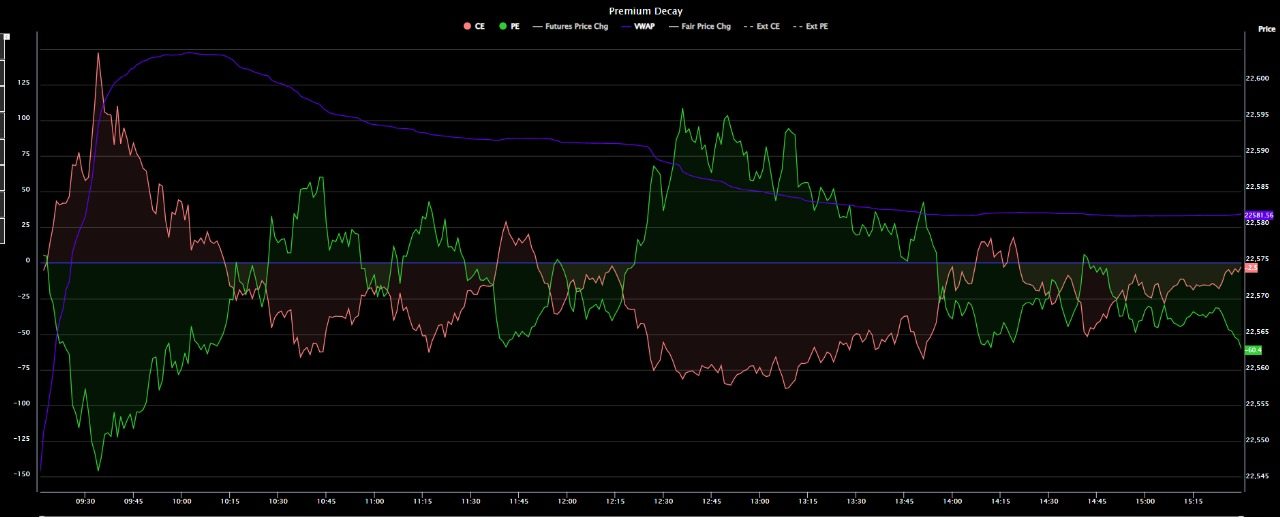
#> input picture price_line_alert/WhatsApp Image 2025-04-13 at 20.27.20_82b3269b.jpg, 1280 x 517 px
$ python -i analyze_image.py   (imports and definitions only)
#> lines starting #> are read from the running program, lines starting #| are printed output that depends on the picture
import cv2
import numpy as np
from itertools import combinations

def detect_intersections(image_path):
    # Load and preprocess the image
    image = cv2.imread(image_path)
#> image is the input picture: shape (517, 1280, 3); mean B, G, R 6.6, 8.1, 7.5
    gray = cv2.cvtColor(image, cv2.COLOR_BGR2GRAY)
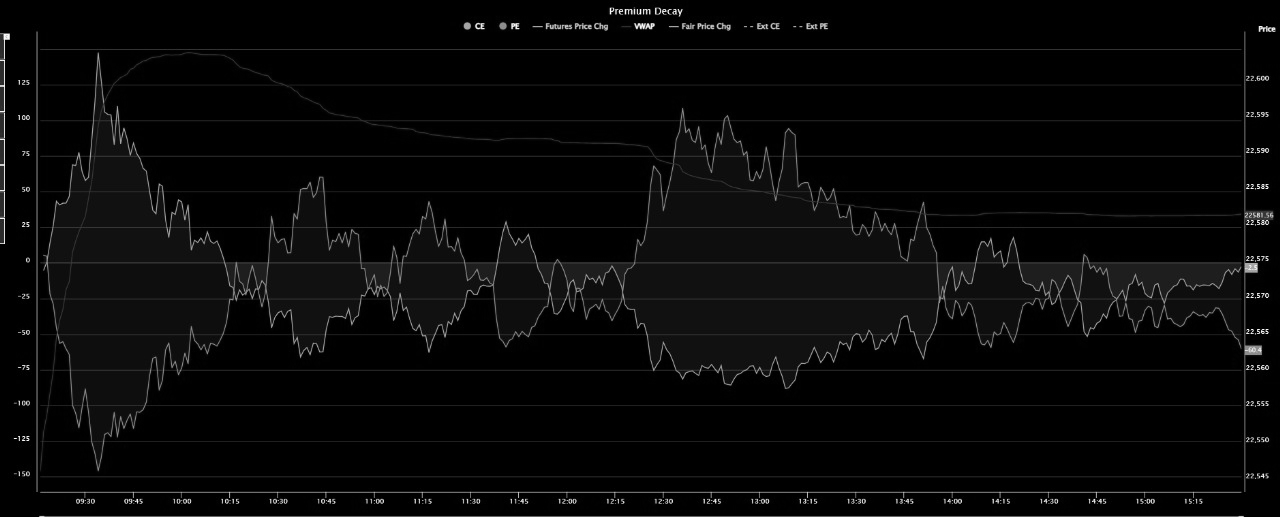
#> gray: shape (517, 1280); min 0, max 255, mean 7.8
    blurred = cv2.GaussianBlur(gray, (5, 5), 0)

    # Edge detection
    edges = cv2.Canny(blurred, 50, 150)
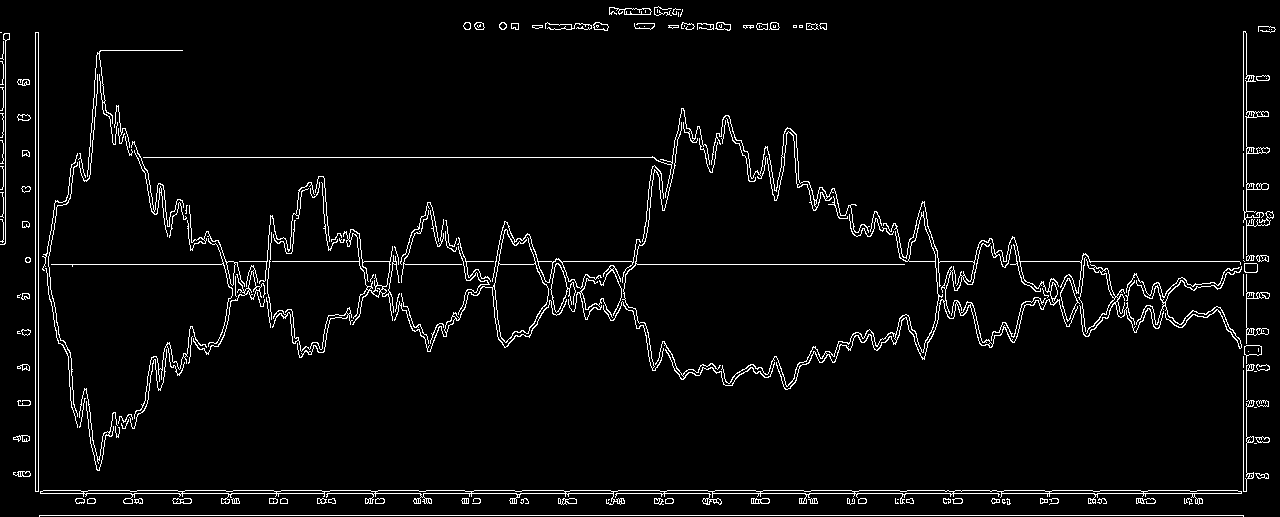
#> edges: shape (517, 1280); 3.9% white in thin lines or dots

    # Line detection via Hough Transform
    lines = cv2.HoughLinesP(edges, 1, np.pi/180, threshold=100,
                            minLineLength=50, maxLineGap=20)
#> lines = 42 rows, first 6: [39, 515, 1243, 515], [40, 493, 1241, 493], [35, 490, 1246, 490], [632, 264, 904, 264], [535, 261, 636, 261], [137, 157, 675, 157]

    intersections = []

    def get_line_params(line):
        x1, y1, x2, y2 = line[0]
        return np.array([x1, y1]), np.array([x2, y2])

    def compute_intersection(p1, p2, p3, p4):
        """Compute the intersection point of line segments p1-p2 and p3-p4 if it exists."""
        def ccw(a, b, c):
            return (c[1]-a[1]) * (b[0]-a[0]) > (b[1]-a[1]) * (c[0]-a[0])

        if ccw(p1, p3, p4) != ccw(p2, p3, p4) and ccw(p1, p2, p3) != ccw(p1, p2, p4):
            A = np.array([[p2[0] - p1[0], p3[0] - p4[0]],
                          [p2[1] - p1[1], p3[1] - p4[1]]])
            b = np.array([p3[0] - p1[0], p3[1] - p1[1]])
            try:
                t, s = np.linalg.solve(A, b)
                intersection = p1 + t * (p2 - p1)
                return tuple(intersection.astype(int))
            except np.linalg.LinAlgError:
                return None
        return None

    if lines is not None:
        print(f"Found {len(lines)} lines in {image_path}")
#| Found 42 lines in ../../WhatsApp Image 2025-04-13 at 20.27.20_82b3269b.jpg
        for line1, line2 in combinations(lines, 2):
            p1, p2 = get_line_params(line1)
            p3, p4 = get_line_params(line2)
            intersect = compute_intersection(p1, p2, p3, p4)
            if intersect:
                intersections.append(intersect)
#> this loop made 861 passes
#> (p1, p2) on passes 1 to 3: ([39, 515], [1243, 515]), ([39, 515], [1243, 515]), ([39, 515], [1243, 515])

        print(f"Found {len(intersections)} intersections.")
#| Found 5 intersections.
        return intersections
    else:
        print(f"No lines found in {image_path}")
        return []

>>> result = detect_intersections('../../WhatsApp Image 2025-04-13 at 20.27.20_82b3269b.jpg')
